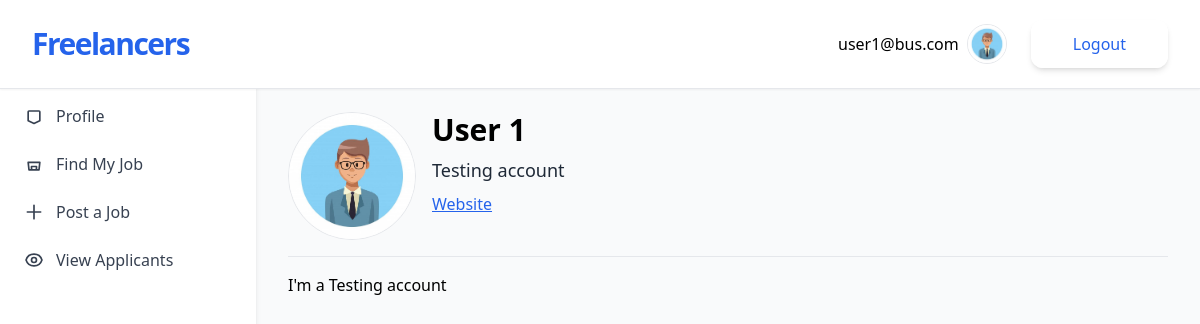
Page /freelancer/1/ (signed in) on the committed database.
### accounts/models.py (models this page shows, shortened)
class CustomUser(AbstractUser):
    USER_TYPE_CHOICES = (
        ('freelancer', 'Freelancer'),
        ('business', 'Business'),
    )
    user_type = models.CharField(max_length=20, choices=USER_TYPE_CHOICES, null=True, blank=True)

### jobs/models.py (models this page shows, shortened)
class Business(models.Model):
    owner = models.OneToOneField(User, on_delete=models.CASCADE)
    profile_pic = models.ImageField(upload_to="'profiles/", blank=True)
    name = models.CharField(max_length=100)
    bio = models.TextField(blank=True)

class Freelancer(models.Model):
    owner = models.OneToOneField(User, on_delete=models.CASCADE)
    profile_pic = models.ImageField(upload_to="'profiles/", blank=True)
    name = models.CharField(max_length=100)
    tagline = models.CharField(max_length=255)
    bio = models.TextField(blank=True)
    website = models.URLField(blank=True)

### jobs/views.py (the view)
# urls.py: path('freelancer/<int:pk>/', FreelancerDetailView.as_view(), name='freelancer-detail'),
class FreelancerDetailView(LoginRequiredMixin, DetailView):
    model = Freelancer

### jobs/templates/jobs/freelancer_detail.html
{% extends 'jobs/_base.html' %}
{% block content %}
<div class="flex">
    <div>
        {% if freelancer.profile_pic %}
                <img class="w-32 border rounded-full mr-4" src="{{ freelancer.profile_pic.url }}" alt="Profile pic">
        {% endif %}
    </div>
    <div>
        <h1 class="text-3xl font-semibold">{{object.name}}</h1>
        <p class="text-lg text-gray-800 my-2">{{object.tagline}}</p>
        {% if object.website %}
        <p><a class="text-blue-600 underline" target="_blank" href={{object.website}} alt="dev website">Website</a></p>
        {% else %}
        <p class="text-gray-600">No website</p>
        {% endif %}
    </div>
</div>
    <hr class="my-4">
    {{object.bio}}
{% endblock content %}

### jobs/templates/jobs/_base.html (shortened to what this page needs)
<!DOCTYPE html>
<html lang="en">
<head>
    <script src="https://cdn.tailwindcss.com"></script>
</head>
<body class="bg-gray-50">
    <div class="flex flex-col p-5 md:items-center md:justify-between md:flex-row md:px-6 lg:px-8 border-b bg-white shadow-sm fixed top-0 left-0 right-0 z-10">
        <div class="flex flex-row items-center justify-between lg:justify-start">
            <a href="{% url 'freelancer-list' %}" class="text-3xl font-bold tracking-tighter text-blue-600 transition duration-500 ease-in-out transform tracking-relaxed lg:pr-8">
                Freelancers
            </a>
        </div>
        <nav class="flex-col items-center flex-grow hidden pb-4 md:pb-0 md:flex md:justify-end md:flex-row lg:pl-2">
            <div class="inline-flex items-center gap-2 list-none lg:ml-auto">
                {% if user.is_authenticated %}
                <p>{{ user.email }}</p>
                {% if user.business.profile_pic %}
                    <img class="w-10 border rounded-full mr-4" src="{{ user.business.profile_pic.url }}" alt="Profile pic">
                {% endif %}
                <form action="{% url 'account_logout' %}" method="POST">
                    <button type="submit" class="items-center block px-10 py-2.5 text-base font-medium text-center text-blue-600 transition duration-500 ease-in-out transform border-2 border-white shadow-md rounded-xl focus:outline-none focus:ring-2 focus:ring-offset-2 focus:ring-gray-500">
                        Logout
                    </button>
                </form>
                {% endif %}
            </div>
        </nav>
    </div>
    <div class="flex pt-20">
        <aside class="fixed top-20 left-0 w-64 bg-white shadow-md h-[calc(100vh-5rem)] p-6 z-5">
            <nav class="flex flex-col gap-6 text-gray-700">
                <a href="{% url 'profile' %}" class="flex items-center gap-3 hover:text-blue-600 font-medium">
                    <svg xmlns="http://www.w3.org/2000/svg" class="h-5 w-5" fill="none" viewBox="0 0 24 24" stroke="currentColor">
                        <path stroke-linecap="round" stroke-linejoin="round" stroke-width="2"
                            d="M5.121 17.804A1 1 0 015 17V7a1 1 0 011-1h12a1 1 0 011 1v10a1 1 0 01-.121.804L12 21l-6.879-3.196z"/>
                    </svg>
                    Profile
                </a>
                <a href="{% url 'job-list' %}" class="flex items-center gap-3 hover:text-blue-600 font-medium">
                    <svg xmlns="http://www.w3.org/2000/svg" class="h-5 w-5" fill="none" viewBox="0 0 24 24" stroke="currentColor">
                        <path stroke-linecap="round" stroke-linejoin="round" stroke-width="2"
                            d="M9 17v-2h6v2a2 2 0 01-2 2H11a2 2 0 01-2-2zM5 10h14l-1 9H6l-1-9z"/>
                    </svg>
                    Find My Job
                </a>
                {% if user.business %}
                    <a href="{% url 'post-jobs' %}" class="flex items-center gap-3 hover:text-blue-600 font-medium">
                        <svg xmlns="http://www.w3.org/2000/svg" class="h-5 w-5" fill="none" viewBox="0 0 24 24" stroke="currentColor">
                            <path stroke-linecap="round" stroke-linejoin="round" stroke-width="2" d="M12 4v16m8-8H4"/>
                        </svg>
                        Post a Job
                    </a>
                {% endif %}
                {% if user.business %}
                    <a href="{% url 'my-job-applicants' %}" class="flex items-center gap-3 hover:text-blue-600 font-medium">
                        View Applicants
                    </a>
                {% endif %}
            </nav>
        </aside>
        <div class="flex-1 ml-64 p-8">
            <div class="container">
                {% block content %}
                {% endblock content %}
            </div>
        </div>
    </div>
</body>
</html>

### rows in the picture
CustomUser: email "user1@bus.com", business.profile_pic (picture)
Freelancer: profile_pic (picture), name "User 1", tagline "Testing account", bio "I'm a Testing account"
